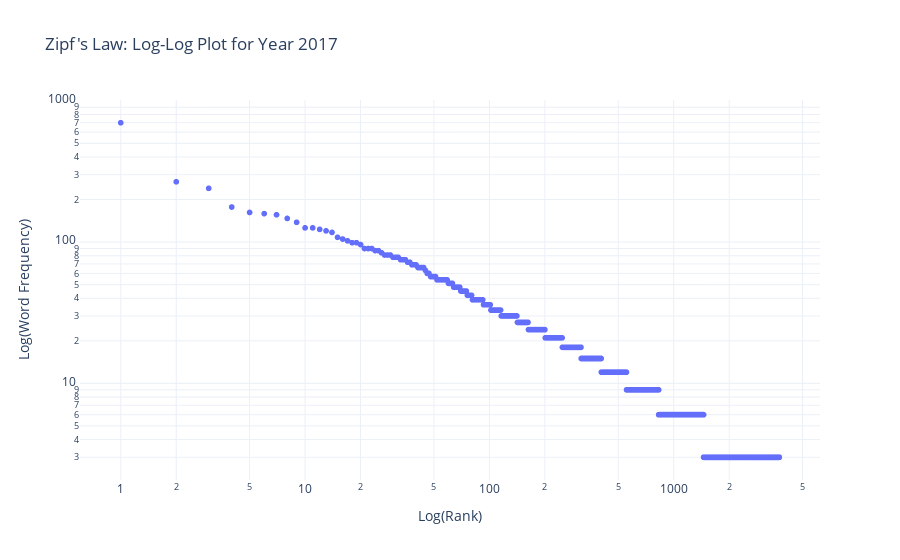
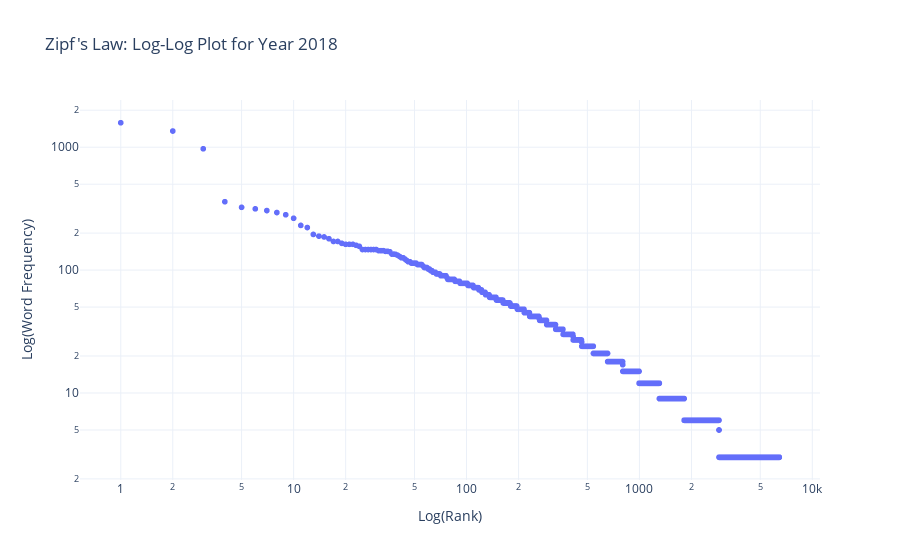
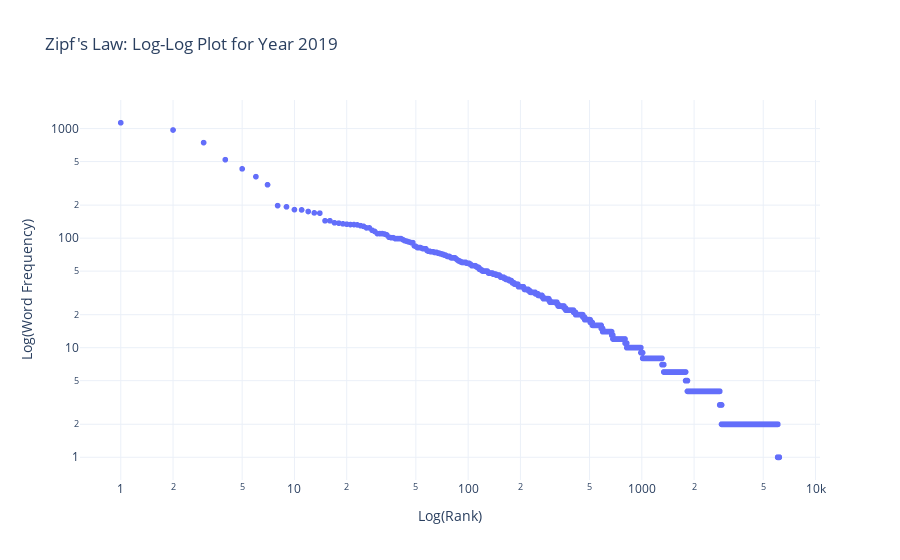
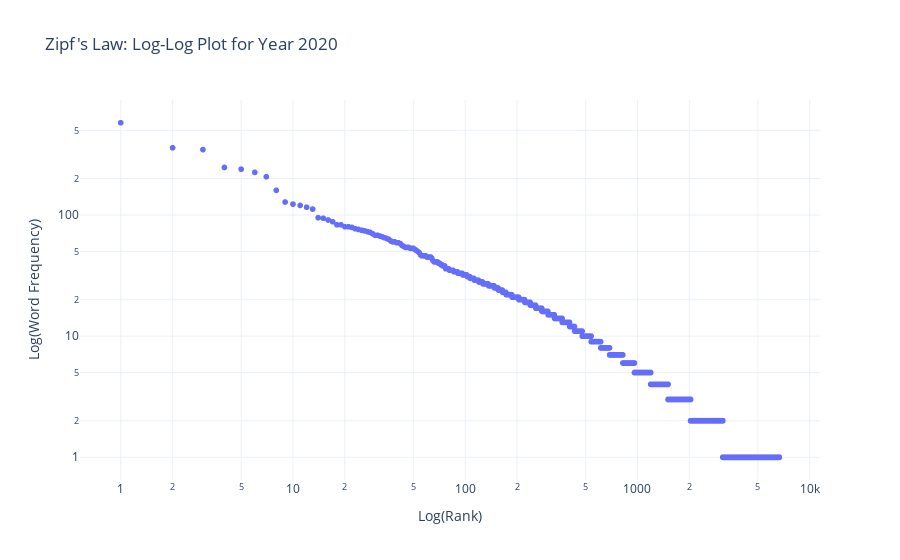

The cell these charts' notebook holds for them, in order:
### Markdown cell above
#### Task 4:  Demonstrate Zipf’s law by plotting log-log plots of word frequencies v. rank for each year

### Code cell
# Creating log-log plots for each year using Plotly ('for' loop)
for year, frequencies in term_frequencies.items():
    sorted_freq = sorted(frequencies.values(), reverse=True)
    ranks = np.arange(1, len(sorted_freq) + 1)
   

    # Generating log-log plots for each year
    fig = px.scatter(#x=list(ranks.values()), y=list(term_frequencies[year].values()),
        x=ranks, y=sorted_freq,
                     labels={'x': 'Log(Rank)', 'y': 'Log(Word Frequency)'},
                     title=f"Zipf's Law: Log-Log Plot for Year {year}",
                     template='plotly_white',
                     )
    fig.update_layout(
    xaxis_type='log',
    yaxis_type='log',
    
)
 
    fig.show()

### Figure 1 — Plotly figure (JSON) as saved in the notebook; plotly's stock layout.template omitted (floating-point values rounded to 4 significant figures; data arrays with more than 128 entries replaced by an {"elided": "..."} marker saying what was removed)
{"data": [{"hovertemplate": "Log(Rank)=%{x}<br>Log(Word Frequency)=%{y}<extra></extra>", "legendgroup": "", "marker": {"color": "#636efa", "symbol": "circle"}, "mode": "markers", "name": "", "showlegend": false, "type": "scattergl", "x": {"elided": "3738 int values"}, "xaxis": "x", "y": {"elided": "3738 int values"}, "yaxis": "y"}], "layout": {"legend": {"tracegroupgap": 0}, "title": {"text": "Zipf's Law: Log-Log Plot for Year 2017"}, "xaxis": {"anchor": "y", "domain": [0, 1], "title": {"text": "Log(Rank)"}, "type": "log"}, "yaxis": {"anchor": "x", "domain": [0, 1], "title": {"text": "Log(Word Frequency)"}, "type": "log"}}}

### Figure 2 — Plotly figure (JSON) as saved in the notebook; plotly's stock layout.template omitted (floating-point values rounded to 4 significant figures; data arrays with more than 128 entries replaced by an {"elided": "..."} marker saying what was removed)
{"data": [{"hovertemplate": "Log(Rank)=%{x}<br>Log(Word Frequency)=%{y}<extra></extra>", "legendgroup": "", "marker": {"color": "#636efa", "symbol": "circle"}, "mode": "markers", "name": "", "showlegend": false, "type": "scattergl", "x": {"elided": "6439 int values"}, "xaxis": "x", "y": {"elided": "6439 int values"}, "yaxis": "y"}], "layout": {"legend": {"tracegroupgap": 0}, "title": {"text": "Zipf's Law: Log-Log Plot for Year 2018"}, "xaxis": {"anchor": "y", "domain": [0, 1], "title": {"text": "Log(Rank)"}, "type": "log"}, "yaxis": {"anchor": "x", "domain": [0, 1], "title": {"text": "Log(Word Frequency)"}, "type": "log"}}}

### Figure 3 — Plotly figure (JSON) as saved in the notebook; plotly's stock layout.template omitted (floating-point values rounded to 4 significant figures; data arrays with more than 128 entries replaced by an {"elided": "..."} marker saying what was removed)
{"data": [{"hovertemplate": "Log(Rank)=%{x}<br>Log(Word Frequency)=%{y}<extra></extra>", "legendgroup": "", "marker": {"color": "#636efa", "symbol": "circle"}, "mode": "markers", "name": "", "showlegend": false, "type": "scattergl", "x": {"elided": "6182 int values"}, "xaxis": "x", "y": {"elided": "6182 int values"}, "yaxis": "y"}], "layout": {"legend": {"tracegroupgap": 0}, "title": {"text": "Zipf's Law: Log-Log Plot for Year 2019"}, "xaxis": {"anchor": "y", "domain": [0, 1], "title": {"text": "Log(Rank)"}, "type": "log"}, "yaxis": {"anchor": "x", "domain": [0, 1], "title": {"text": "Log(Word Frequency)"}, "type": "log"}}}

### Figure 4 — Plotly figure (JSON) as saved in the notebook; plotly's stock layout.template omitted (floating-point values rounded to 4 significant figures; data arrays with more than 128 entries replaced by an {"elided": "..."} marker saying what was removed)
{"data": [{"hovertemplate": "Log(Rank)=%{x}<br>Log(Word Frequency)=%{y}<extra></extra>", "legendgroup": "", "marker": {"color": "#636efa", "symbol": "circle"}, "mode": "markers", "name": "", "showlegend": false, "type": "scattergl", "x": {"elided": "6656 int values"}, "xaxis": "x", "y": {"elided": "6656 int values"}, "yaxis": "y"}], "layout": {"legend": {"tracegroupgap": 0}, "title": {"text": "Zipf's Law: Log-Log Plot for Year 2020"}, "xaxis": {"anchor": "y", "domain": [0, 1], "title": {"text": "Log(Rank)"}, "type": "log"}, "yaxis": {"anchor": "x", "domain": [0, 1], "title": {"text": "Log(Word Frequency)"}, "type": "log"}}}
